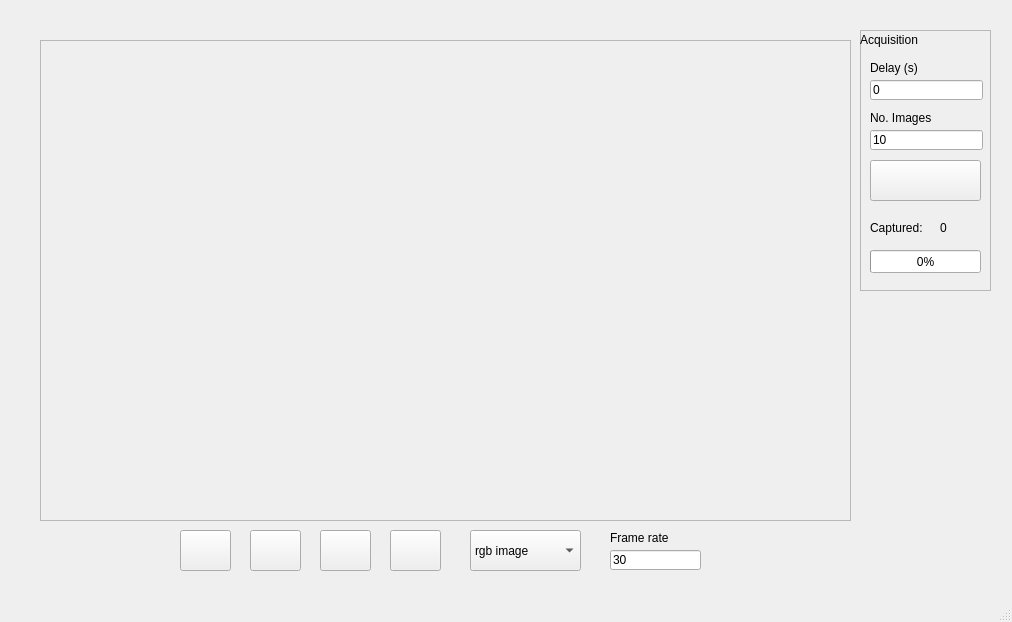
<?xml version="1.0" encoding="UTF-8"?>
<ui version="4.0">
 <class>MainWindow</class>
 <widget class="QMainWindow" name="MainWindow">
  <property name="geometry">
   <rect>
    <x>0</x>
    <y>0</y>
    <width>1012</width>
    <height>622</height>
   </rect>
  </property>
  <property name="windowTitle">
   <string>MainWindow</string>
  </property>
  <widget class="QWidget" name="centralwidget">
   <widget class="QPushButton" name="pushButtonStop">
    <property name="geometry">
     <rect>
      <x>390</x>
      <y>530</y>
      <width>51</width>
      <height>41</height>
     </rect>
    </property>
    <property name="text">
     <string/>
    </property>
   </widget>
   <widget class="QFrame" name="frameDisplayImage">
    <property name="geometry">
     <rect>
      <x>40</x>
      <y>40</y>
      <width>811</width>
      <height>481</height>
     </rect>
    </property>
    <property name="frameShape">
     <enum>QFrame::StyledPanel</enum>
    </property>
    <property name="frameShadow">
     <enum>QFrame::Raised</enum>
    </property>
    <widget class="QWidget" name="horizontalLayoutWidget">
     <property name="geometry">
      <rect>
       <x>0</x>
       <y>0</y>
       <width>811</width>
       <height>481</height>
      </rect>
     </property>
     <layout class="QHBoxLayout" name="layoutShowImage"/>
    </widget>
   </widget>
   <widget class="QLabel" name="labelLogo">
    <property name="geometry">
     <rect>
      <x>30</x>
      <y>0</y>
      <width>171</width>
      <height>31</height>
     </rect>
    </property>
    <property name="text">
     <string/>
    </property>
   </widget>
   <widget class="QPushButton" name="pushButtonInit">
    <property name="geometry">
     <rect>
      <x>180</x>
      <y>530</y>
      <width>51</width>
      <height>41</height>
     </rect>
    </property>
    <property name="text">
     <string/>
    </property>
   </widget>
   <widget class="QPushButton" name="pushButtonCapture">
    <property name="geometry">
     <rect>
      <x>250</x>
      <y>530</y>
      <width>51</width>
      <height>41</height>
     </rect>
    </property>
    <property name="text">
     <string/>
    </property>
   </widget>
   <widget class="QPushButton" name="pushButtonSave">
    <property name="geometry">
     <rect>
      <x>320</x>
      <y>530</y>
      <width>51</width>
      <height>41</height>
     </rect>
    </property>
    <property name="text">
     <string/>
    </property>
   </widget>
   <widget class="QFrame" name="frame">
    <property name="geometry">
     <rect>
      <x>860</x>
      <y>30</y>
      <width>131</width>
      <height>261</height>
     </rect>
    </property>
    <property name="frameShape">
     <enum>QFrame::StyledPanel</enum>
    </property>
    <property name="frameShadow">
     <enum>QFrame::Raised</enum>
    </property>
    <widget class="QLineEdit" name="lineEditNoImages">
     <property name="geometry">
      <rect>
       <x>10</x>
       <y>100</y>
       <width>113</width>
       <height>20</height>
      </rect>
     </property>
     <property name="text">
      <string>10</string>
     </property>
    </widget>
    <widget class="QPushButton" name="pushButtonPlay">
     <property name="geometry">
      <rect>
       <x>10</x>
       <y>130</y>
       <width>111</width>
       <height>41</height>
      </rect>
     </property>
     <property name="text">
      <string/>
     </property>
    </widget>
    <widget class="QLabel" name="label">
     <property name="geometry">
      <rect>
       <x>10</x>
       <y>80</y>
       <width>91</width>
       <height>16</height>
      </rect>
     </property>
     <property name="text">
      <string>No. Images</string>
     </property>
    </widget>
    <widget class="QLabel" name="label_3">
     <property name="geometry">
      <rect>
       <x>0</x>
       <y>0</y>
       <width>71</width>
       <height>20</height>
      </rect>
     </property>
     <property name="text">
      <string>Acquisition</string>
     </property>
    </widget>
    <widget class="QLabel" name="label_4">
     <property name="geometry">
      <rect>
       <x>10</x>
       <y>190</y>
       <width>61</width>
       <height>16</height>
      </rect>
     </property>
     <property name="text">
      <string>Captured:</string>
     </property>
    </widget>
    <widget class="QLabel" name="labelImagesCapt">
     <property name="geometry">
      <rect>
       <x>80</x>
       <y>190</y>
       <width>31</width>
       <height>16</height>
      </rect>
     </property>
     <property name="text">
      <string>0</string>
     </property>
    </widget>
    <widget class="QProgressBar" name="progressBarAcq">
     <property name="geometry">
      <rect>
       <x>10</x>
       <y>220</y>
       <width>111</width>
       <height>23</height>
      </rect>
     </property>
     <property name="value">
      <number>0</number>
     </property>
    </widget>
    <widget class="QLineEdit" name="lineEditDelay">
     <property name="geometry">
      <rect>
       <x>10</x>
       <y>50</y>
       <width>113</width>
       <height>20</height>
      </rect>
     </property>
     <property name="text">
      <string>0</string>
     </property>
    </widget>
    <widget class="QLabel" name="labelDelay">
     <property name="geometry">
      <rect>
       <x>10</x>
       <y>30</y>
       <width>91</width>
       <height>16</height>
      </rect>
     </property>
     <property name="text">
      <string>Delay (s)</string>
     </property>
    </widget>
   </widget>
   <widget class="QLineEdit" name="lineEditframeRate">
    <property name="geometry">
     <rect>
      <x>610</x>
      <y>550</y>
      <width>91</width>
      <height>20</height>
     </rect>
    </property>
    <property name="text">
     <string>30</string>
    </property>
   </widget>
   <widget class="QLabel" name="label_2">
    <property name="geometry">
     <rect>
      <x>610</x>
      <y>530</y>
      <width>91</width>
      <height>16</height>
     </rect>
    </property>
    <property name="text">
     <string>Frame rate</string>
    </property>
   </widget>
   <widget class="QComboBox" name="comboBox">
    <property name="geometry">
     <rect>
      <x>470</x>
      <y>530</y>
      <width>111</width>
      <height>41</height>
     </rect>
    </property>
    <item>
     <property name="text">
      <string>rgb image</string>
     </property>
    </item>
    <item>
     <property name="text">
      <string>gray image</string>
     </property>
    </item>
   </widget>
   <widget class="QLabel" name="labelLogoFlir">
    <property name="geometry">
     <rect>
      <x>240</x>
      <y>0</y>
      <width>111</width>
      <height>31</height>
     </rect>
    </property>
    <property name="text">
     <string/>
    </property>
   </widget>
  </widget>
  <widget class="QMenuBar" name="menubar">
   <property name="geometry">
    <rect>
     <x>0</x>
     <y>0</y>
     <width>1012</width>
     <height>21</height>
    </rect>
   </property>
  </widget>
  <widget class="QStatusBar" name="statusbar"/>
 </widget>
 <resources/>
 <connections/>
</ui>
